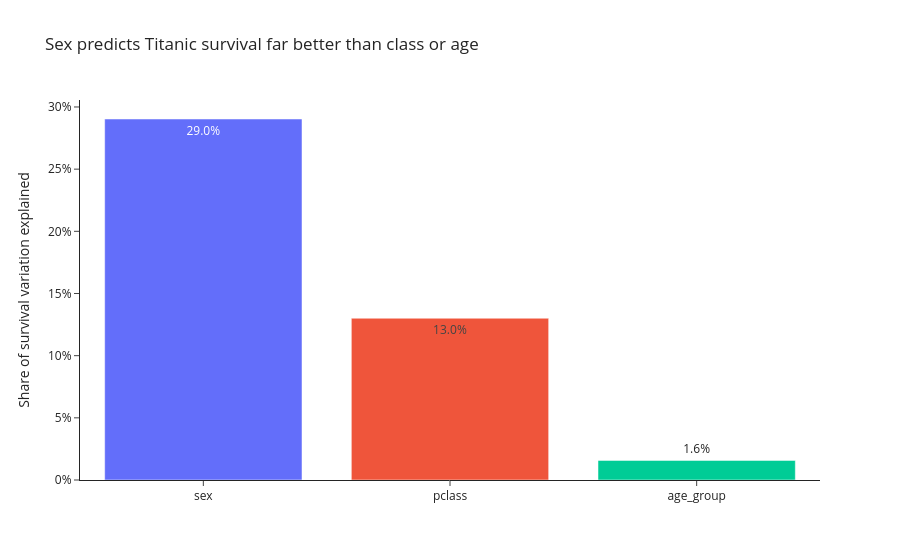

Here is the notebook cell this chart was saved with:
### Markdown cell above
## Original Question

**Was survival most predicted by class, sex, or age?**

Each of the three is a categorical predictor of a 0/1 outcome, so they can be
compared on the same scale: the share of the variation in `survived` that each
one explains on its own (eta-squared), and how accurately you could guess a
passenger's fate knowing only that one variable. Rows with a missing `age` are
dropped so all three predictors are scored on the identical 714 passengers.

### Code cell
compare = df.dropna(subset=['age']).copy()
compare['age_group'] = pd.cut(compare['age'], bins=[-1, 12, 19, 59, 120],
                              labels=['Child', 'Teen', 'Adult', 'Senior'])

base = compare['survived'].mean()
ss_total = ((compare['survived'] - base) ** 2).sum()

results = []
for variable in ['pclass', 'sex', 'age_group']:
    groups = compare.groupby(variable, observed=True)['survived'].agg(['size', 'mean'])
    eta_sq = (groups['size'] * (groups['mean'] - base) ** 2).sum() / ss_total
    accuracy = ((groups['size'] * groups['mean'].clip(lower=1 - groups['mean'])).sum()
                / len(compare))
    results.append({'variable': variable,
                    'eta_sq': eta_sq,
                    'accuracy': accuracy,
                    'rate_spread': groups['mean'].max() - groups['mean'].min()})

results = (pd.DataFrame(results)
           .sort_values('eta_sq', ascending=False, ignore_index=True))
display(results)
print(f'baseline accuracy (always guess "died"): {max(base, 1 - base):.3f}')

# Sex explains the most by a wide margin, and it still dominates inside every class:
display(compare.groupby(['pclass', 'sex'], observed=True)['survived']
        .mean().unstack().round(3))

fig = px.bar(results, x='variable', y='eta_sq', color='variable',
             text=results['eta_sq'].map('{:.1%}'.format),
             labels={'variable': '', 'eta_sq': 'Share of survival variation explained'},
             title='Sex predicts Titanic survival far better than class or age')
fig.update_yaxes(tickformat='.0%')
fig.update_layout(template='simple_white', showlegend=False)
fig.show()

### Figure 1 — Plotly figure (JSON) as saved in the notebook; plotly's stock layout.template omitted (floating-point values rounded to 4 significant figures)
{"data": [{"hovertemplate": "=%{x}<br>Share of survival variation explained=%{y}<br>text=%{text}<extra></extra>", "legendgroup": "sex", "marker": {"color": "#636efa", "pattern": {"shape": ""}}, "name": "sex", "orientation": "v", "showlegend": true, "text": ["29.0%"], "textposition": "auto", "type": "bar", "x": ["sex"], "xaxis": "x", "y": [0.2903], "yaxis": "y"}, {"hovertemplate": "=%{x}<br>Share of survival variation explained=%{y}<br>text=%{text}<extra></extra>", "legendgroup": "pclass", "marker": {"color": "#EF553B", "pattern": {"shape": ""}}, "name": "pclass", "orientation": "v", "showlegend": true, "text": ["13.0%"], "textposition": "auto", "type": "bar", "x": ["pclass"], "xaxis": "x", "y": [0.1301], "yaxis": "y"}, {"hovertemplate": "=%{x}<br>Share of survival variation explained=%{y}<br>text=%{text}<extra></extra>", "legendgroup": "age_group", "marker": {"color": "#00cc96", "pattern": {"shape": ""}}, "name": "age_group", "orientation": "v", "showlegend": true, "text": ["1.6%"], "textposition": "auto", "type": "bar", "x": ["age_group"], "xaxis": "x", "y": [0.01577], "yaxis": "y"}], "layout": {"barmode": "relative", "legend": {"title": {"text": ""}, "tracegroupgap": 0}, "showlegend": false, "title": {"text": "Sex predicts Titanic survival far better than class or age"}, "xaxis": {"anchor": "y", "categoryarray": ["sex", "pclass", "age_group"], "categoryorder": "array", "domain": [0.0, 1.0], "title": {"text": ""}}, "yaxis": {"anchor": "x", "domain": [0.0, 1.0], "tickformat": ".0%", "title": {"text": "Share of survival variation explained"}}}}
